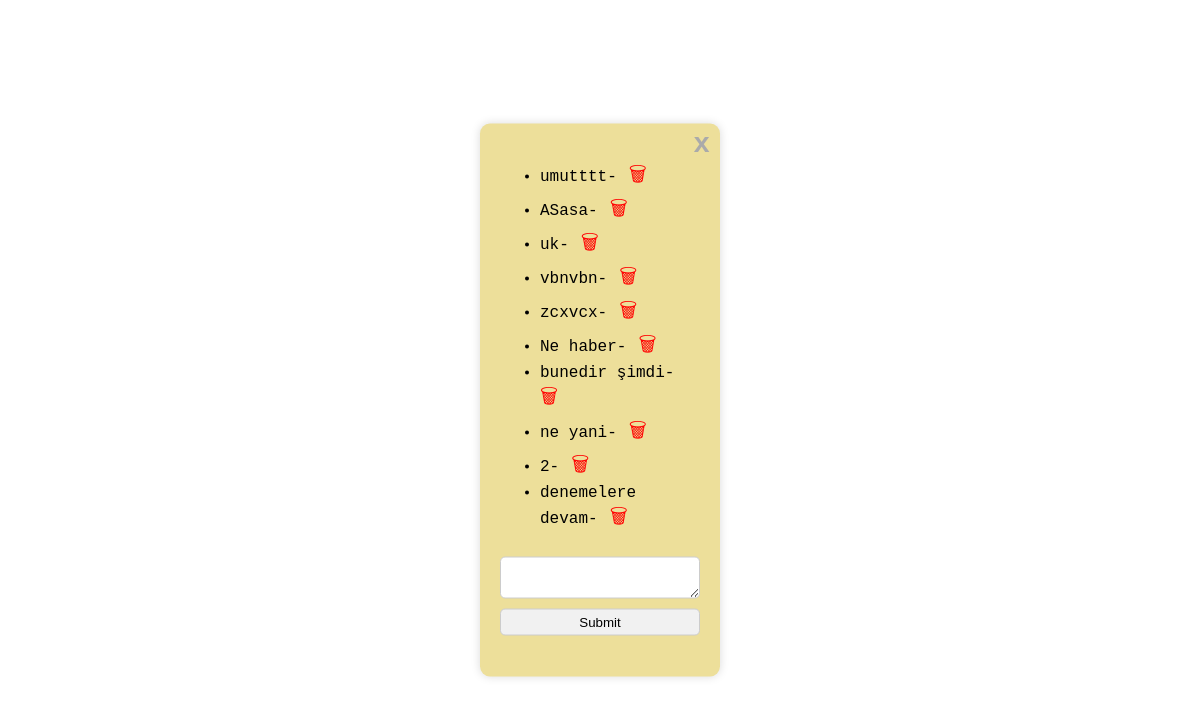
/comment/5/, run on the app's committed database.
### news/models.py (models this page shows, shortened)
class Comment(models.Model):
    news = models.ForeignKey(News, on_delete=models.CASCADE, related_name='comments')
    user = models.ForeignKey(User, on_delete=models.CASCADE)
    comment = models.TextField()
    created_at = models.DateTimeField(auto_now_add=True, blank=True, null=True)

### news/views.py (the view, shortened to what this page needs)
# urls.py: path('comment/<int:comment_id>/', comment_view, name='comment_view'),
def comment_view(request, comment_id):
    news = get_object_or_404(News, id=comment_id)
    comments = Comment.objects.filter(news=news).order_by('-created_at')
    context = {'comments': comments, 'news': news}
    return render(request, 'comments.html', context)

### templates/comments.html (shortened to what this page needs)
<div id="commentModal" class="modal">
    <div class="modal-content">
        <a href="{% url 'index' %}">
             <span class="close">x</span>
        </a>
            <ul id="commentList">
                {% for comment in comments %}
                    <li>{{ comment.comment }}-<a href="{% url 'delete_comment' comment.id %}" class="delete-icon"
                                                 title="Delete Item">
                        &#128465;
                    </a></li>
                {% endfor %}
            </ul>
            <form id="commentForm" method="post">
                <textarea name="comment" required></textarea>
                <button type="submit">Submit</button>
            </form>
    </div>
</div>

### templates/comments.html (style rules this page uses)
.modal-content { position: fixed; top: 50%; left: 50%; transform: translate(-50%, -50%); display: flex; flex-direction: column; align-items: center; font-family: 'Inconsolata', monospace; background-color: #eddf9a; padding: 20px; border-radius: 10px; box-shadow: 0 0 10px rgba(0, 0, 0, 0.15); width: 200px; }
.modal-content textarea, .modal-content input { margin: 5px 0; padding: 5px; border: 1px solid #ccc; border-radius: 5px; width: 100%; }
.modal-content button { margin: 5px 0; padding: 5px; border: 1px solid #ccc; border-radius: 5px; width: 100%; background-color: #f1f1f1; cursor: pointer; }
.close { position: absolute; right: 10px; top: 5px; color: #aaa; float: right; font-size: 28px; font-weight: bold; }
.delete-icon { color: red; font-size: 20px; text-decoration: none; }

### data on the page
Comment: comment "umutttt"
Comment: comment "ASasa"
Comment: comment "uk"
Comment: comment "vbnvbn"
Comment: comment "zcxvcx"
Comment: comment "Ne haber"
Comment: comment "bunedir şimdi"
Comment: comment "ne yani"
Comment: comment "2"
Comment: comment "denemelere devam"
